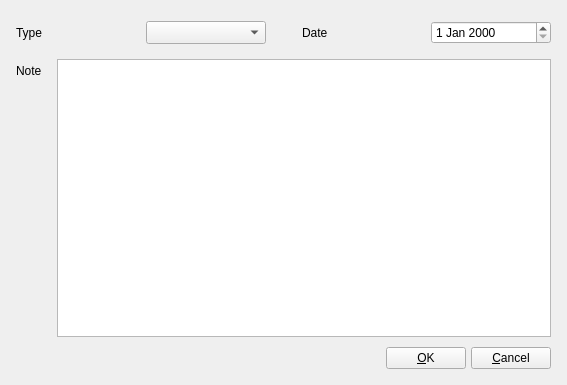
<?xml version="1.0" encoding="UTF-8"?>
<ui version="4.0">
 <class>FrmAddNote</class>
 <widget class="QWidget" name="FrmAddNote">
  <property name="geometry">
   <rect>
    <x>0</x>
    <y>0</y>
    <width>567</width>
    <height>385</height>
   </rect>
  </property>
  <property name="sizePolicy">
   <sizepolicy hsizetype="Expanding" vsizetype="Expanding">
    <horstretch>1</horstretch>
    <verstretch>1</verstretch>
   </sizepolicy>
  </property>
  <property name="windowTitle">
   <string>Form</string>
  </property>
  <layout class="QVBoxLayout" name="verticalLayout">
   <item>
    <layout class="QFormLayout" name="formLayout">
     <property name="sizeConstraint">
      <enum>QLayout::SetDefaultConstraint</enum>
     </property>
     <property name="fieldGrowthPolicy">
      <enum>QFormLayout::ExpandingFieldsGrow</enum>
     </property>
     <property name="rowWrapPolicy">
      <enum>QFormLayout::DontWrapRows</enum>
     </property>
     <property name="labelAlignment">
      <set>Qt::AlignJustify|Qt::AlignVCenter</set>
     </property>
     <property name="formAlignment">
      <set>Qt::AlignLeading|Qt::AlignLeft|Qt::AlignTop</set>
     </property>
     <property name="horizontalSpacing">
      <number>15</number>
     </property>
     <property name="verticalSpacing">
      <number>10</number>
     </property>
     <property name="leftMargin">
      <number>5</number>
     </property>
     <property name="topMargin">
      <number>5</number>
     </property>
     <property name="rightMargin">
      <number>5</number>
     </property>
     <property name="bottomMargin">
      <number>5</number>
     </property>
     <item row="0" column="0" colspan="2">
      <layout class="QHBoxLayout" name="horizontalLayout">
       <property name="spacing">
        <number>10</number>
       </property>
       <property name="leftMargin">
        <number>0</number>
       </property>
       <property name="topMargin">
        <number>5</number>
       </property>
       <property name="rightMargin">
        <number>0</number>
       </property>
       <property name="bottomMargin">
        <number>5</number>
       </property>
       <item>
        <widget class="QLabel" name="label_2">
         <property name="text">
          <string>Type</string>
         </property>
         <property name="buddy">
          <cstring>comboBox</cstring>
         </property>
        </widget>
       </item>
       <item>
        <widget class="QComboBox" name="comboBox">
         <property name="sizePolicy">
          <sizepolicy hsizetype="Preferred" vsizetype="Preferred">
           <horstretch>0</horstretch>
           <verstretch>0</verstretch>
          </sizepolicy>
         </property>
        </widget>
       </item>
       <item>
        <spacer name="horizontalSpacer">
         <property name="orientation">
          <enum>Qt::Horizontal</enum>
         </property>
         <property name="sizeType">
          <enum>QSizePolicy::Fixed</enum>
         </property>
         <property name="sizeHint" stdset="0">
          <size>
           <width>26</width>
           <height>20</height>
          </size>
         </property>
        </spacer>
       </item>
       <item>
        <widget class="QLabel" name="label">
         <property name="sizePolicy">
          <sizepolicy hsizetype="Preferred" vsizetype="Preferred">
           <horstretch>0</horstretch>
           <verstretch>0</verstretch>
          </sizepolicy>
         </property>
         <property name="layoutDirection">
          <enum>Qt::LeftToRight</enum>
         </property>
         <property name="text">
          <string>Date</string>
         </property>
         <property name="buddy">
          <cstring>dateEdit</cstring>
         </property>
        </widget>
       </item>
       <item>
        <widget class="QDateEdit" name="dateEdit"/>
       </item>
      </layout>
     </item>
     <item row="1" column="1">
      <widget class="QTextEdit" name="textEdit">
       <property name="sizePolicy">
        <sizepolicy hsizetype="Expanding" vsizetype="Expanding">
         <horstretch>1</horstretch>
         <verstretch>1</verstretch>
        </sizepolicy>
       </property>
      </widget>
     </item>
     <item row="1" column="0">
      <widget class="QLabel" name="label_3">
       <property name="text">
        <string>Note</string>
       </property>
       <property name="buddy">
        <cstring>textEdit</cstring>
       </property>
      </widget>
     </item>
     <item row="2" column="1">
      <layout class="QHBoxLayout" name="horizontalLayout_2">
       <item>
        <spacer name="horizontalSpacer_2">
         <property name="orientation">
          <enum>Qt::Horizontal</enum>
         </property>
         <property name="sizeHint" stdset="0">
          <size>
           <width>40</width>
           <height>20</height>
          </size>
         </property>
        </spacer>
       </item>
       <item>
        <widget class="QPushButton" name="pushButton">
         <property name="text">
          <string>&amp;OK</string>
         </property>
        </widget>
       </item>
       <item>
        <spacer name="horizontalSpacer_3">
         <property name="orientation">
          <enum>Qt::Horizontal</enum>
         </property>
         <property name="sizeType">
          <enum>QSizePolicy::Fixed</enum>
         </property>
         <property name="sizeHint" stdset="0">
          <size>
           <width>5</width>
           <height>20</height>
          </size>
         </property>
        </spacer>
       </item>
       <item>
        <widget class="QPushButton" name="pushButton_2">
         <property name="text">
          <string>&amp;Cancel</string>
         </property>
        </widget>
       </item>
      </layout>
     </item>
    </layout>
   </item>
  </layout>
 </widget>
 <resources/>
 <connections/>
</ui>
